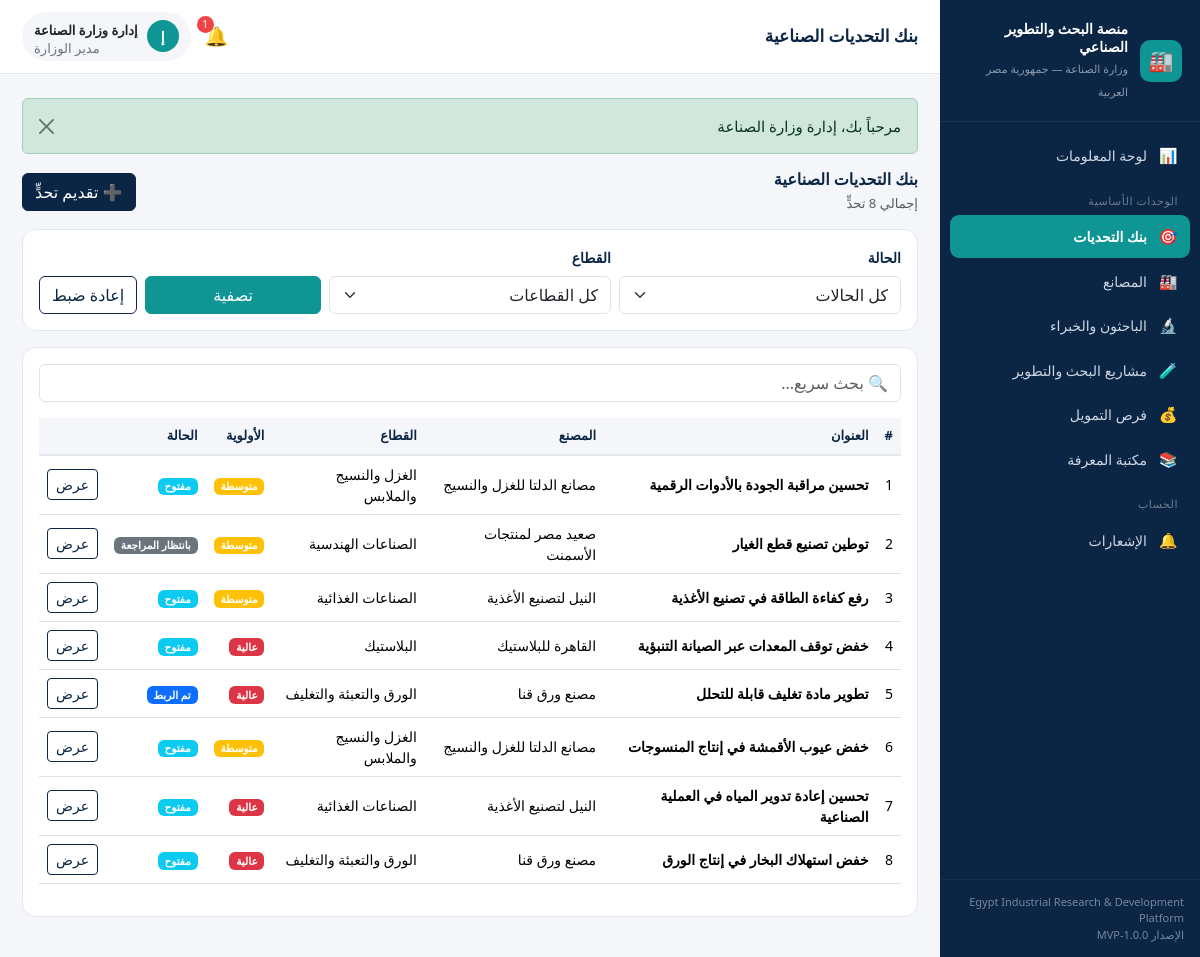
The app's page /public/challenge (signed in) with its own data.
### tables this page shows
CREATE TABLE `challenges` (
  `id`               INT UNSIGNED NOT NULL AUTO_INCREMENT,
  `factory_id`       INT UNSIGNED NULL,
  `created_by`       INT UNSIGNED NULL,
  `title`            VARCHAR(220) NOT NULL,
  `description`      TEXT NOT NULL,
  `sector_id`        INT UNSIGNED NULL,
  `priority`         ENUM('low','medium','high') NOT NULL DEFAULT 'medium',
  `expected_impact`  TEXT NULL,
  `needed_expertise` TEXT NULL,
  `status`           ENUM('pending','open','under_review','matched','in_progress','solved','rejected') NOT NULL DEFAULT 'pending',
  `created_at`       DATETIME NOT NULL DEFAULT CURRENT_TIMESTAMP,
  `updated_at`       DATETIME NULL,
  PRIMARY KEY (`id`),
  KEY `idx_ch_status` (`status`),
  KEY `idx_ch_sector` (`sector_id`),
  KEY `idx_ch_factory` (`factory_id`),
  CONSTRAINT `fk_ch_factory` FOREIGN KEY (`factory_id`) REFERENCES `factories`(`id`) ON DELETE SET NULL,
  CONSTRAINT `fk_ch_user` FOREIGN KEY (`created_by`) REFERENCES `users`(`id`) ON DELETE SET NULL,
  CONSTRAINT `fk_ch_sector` FOREIGN KEY (`sector_id`) REFERENCES `sectors`(`id`) ON DELETE SET NULL
);

CREATE TABLE `factories` (
  `id`                  INT UNSIGNED NOT NULL AUTO_INCREMENT,
  `user_id`             INT UNSIGNED NULL,
  `name`                VARCHAR(190) NOT NULL,
  `sector_id`           INT UNSIGNED NULL,
  `governorate_id`      INT UNSIGNED NULL,
  `contact_person`      VARCHAR(150) NULL,
  `email`               VARCHAR(190) NULL,
  `phone`               VARCHAR(40)  NULL,
  `products`            TEXT NULL,
  `main_challenges`     TEXT NULL,
  `energy_usage_level`  ENUM('low','medium','high') NOT NULL DEFAULT 'medium',
  `production_capacity` VARCHAR(190) NULL,
  `created_at`          DATETIME NOT NULL DEFAULT CURRENT_TIMESTAMP,
  PRIMARY KEY (`id`),
  KEY `idx_factories_sector` (`sector_id`),
  KEY `idx_factories_gov` (`governorate_id`),
  KEY `idx_factories_user` (`user_id`),
  CONSTRAINT `fk_factories_user` FOREIGN KEY (`user_id`) REFERENCES `users`(`id`) ON DELETE SET NULL,
  CONSTRAINT `fk_factories_sector` FOREIGN KEY (`sector_id`) REFERENCES `sectors`(`id`) ON DELETE SET NULL,
  CONSTRAINT `fk_factories_gov` FOREIGN KEY (`governorate_id`) REFERENCES `governorates`(`id`) ON DELETE SET NULL
);

CREATE TABLE `sectors` (
  `id`      INT UNSIGNED NOT NULL AUTO_INCREMENT,
  `name_ar` VARCHAR(120) NOT NULL,
  `name_en` VARCHAR(120) NULL,
  PRIMARY KEY (`id`)
);

### app/controllers/ChallengeController.php (called while the page is built, shortened)
<?php
class ChallengeController extends Controller
{
    public function index(): void
    {
        $challengeM = $this->model('Challenge');
        $filters = [];
        $this->view('challenges/index', [
            'challenges' => $challengeM->allWithRefs($filters),
            'sectors'    => $this->model('Sector')->all(),
            'filters'    => $filters,
        ]);
    }
}

### app/core/Router.php (called while the page is built, shortened)
<?php
class Router
{
    public function dispatch(): void
    {
        $url = $this->parseUrl();
        $action         = !empty($url[1]) ? $url[1] : 'index';
        $params         = array_slice($url, 2);
        $controller = new $controllerName();
        call_user_func_array([$controller, $action], $params);
    }
    private function parseUrl(): array
    {
        $url = $_GET['url'] ?? '';
        $url = rtrim($url, '/');
        $url = filter_var($url, FILTER_SANITIZE_URL);
        return explode('/', $url);
    }
}

### public/index.php (called while the page is built, shortened)
<?php
require_once APP_PATH . '/core/Database.php';
require_once APP_PATH . '/core/Model.php';
require_once APP_PATH . '/core/Router.php';
require_once APP_PATH . '/helpers/functions.php';
require_once APP_PATH . '/helpers/Auth.php';
$router = new Router();
$router->dispatch();

### app/helpers/Auth.php (called while the page is built, shortened)
<?php
class Auth
{
    public static function user(): ?array
    {
        return $_SESSION['user'] ?? null;
    }
    public static function id(): ?int
    {
        return $_SESSION['user']['id'] ?? null;
    }
    public static function role(): ?string
    {
        return $_SESSION['user']['role'] ?? null;
    }
    public static function isAdmin(): bool
    {
        return self::role() === 'admin';
    }
    public static function roleLabel(?string $role = null): string
    {
        $role = $role ?? self::role();
        return [
            'admin'      => 'مدير الوزارة',
            'factory'    => 'مصنع',
            'researcher' => 'باحث / جامعة',
            'expert'     => 'خبير / استشاري',
            'investor'   => 'مستثمر / جهة تمويل',
        ][$role] ?? $role ?? '';
    }
}

### app/core/Model.php (called while the page is built, shortened)
<?php
abstract class Model
{
    protected PDO $db;
    protected string $table = '';
    public function __construct()
    {
        $this->db = Database::getConnection();
    }
    protected function query(string $sql, array $params = []): array
    {
        $stmt = $this->db->prepare($sql);
        $stmt->execute($params);
        return $stmt->fetchAll();
    }
    protected function scalar(string $sql, array $params = [])
    {
        $stmt = $this->db->prepare($sql);
        $stmt->execute($params);
        return $stmt->fetchColumn();
    }
    public function count(string $where = '', array $params = []): int
    {
        $sql = "SELECT COUNT(*) FROM {$this->table}";
        if ($where !== '') {
            $sql .= " WHERE {$where}";
        }
        return (int) $this->scalar($sql, $params);
    }
}

### app/core/Database.php (called while the page is built)
<?php
class Database
{
    private static ?PDO $instance = null;
    public static function getConnection(): PDO
    {
        if (self::$instance === null) {
            $dsn = sprintf(
                'mysql:host=%s;port=%s;dbname=%s;charset=%s',
                DB_HOST,
                DB_PORT,
                DB_NAME,
                DB_CHARSET
            );
            $options = [
                PDO::ATTR_ERRMODE            => PDO::ERRMODE_EXCEPTION,
                PDO::ATTR_DEFAULT_FETCH_MODE => PDO::FETCH_ASSOC,
                PDO::ATTR_EMULATE_PREPARES   => false,
            ];
            try {
                self::$instance = new PDO($dsn, DB_USER, DB_PASS, $options);
                self::$instance->exec("SET NAMES utf8mb4 COLLATE utf8mb4_unicode_ci");
            } catch (PDOException $e) {
                if (APP_DEBUG) {
                    die('Database connection failed: ' . $e->getMessage());
                }
                die('تعذّر الاتصال بقاعدة البيانات. يرجى مراجعة الإعدادات.');
            }
        }
        return self::$instance;
    }
}

### app/models/Challenge.php (called while the page is built, shortened)
<?php
class Challenge extends Model
{
    public function allWithRefs(array $filters = []): array
    {
        $sql = "SELECT c.*, s.name_ar AS sector_name, f.name AS factory_name
                FROM challenges c
                LEFT JOIN sectors s ON s.id = c.sector_id
                LEFT JOIN factories f ON f.id = c.factory_id";
        $params = [];
        $sql .= ' ORDER BY c.id DESC';
        return $this->query($sql, $params);
    }
}

### app/models/Notification.php (called while the page is built, shortened)
<?php
class Notification extends Model
{
    public function unreadCount(int $userId): int
    {
        return $this->count('user_id = ? AND is_read = 0', [$userId]);
    }
}

### app/views/challenges/index.php (the view, shortened to what this page needs)
<?php
$pageTitle = 'بنك التحديات الصناعية';
?>
<div class="page-head d-flex justify-content-between align-items-center mb-3">
    <div>
        <h2 class="section-title mb-1">بنك التحديات الصناعية</h2>
        <p class="text-muted small mb-0">إجمالي <?= count($challenges) ?> تحدٍّ</p>
    </div>
    <?php if (Auth::isAdmin() || Auth::is('factory')): ?>
        <a href="<?= url('challenge/create') ?>" class="btn btn-primary">➕ تقديم تحدٍّ</a>
    <?php endif; ?>
</div>
<div class="card mb-3">
    <div class="card-body">
        <form method="get" action="<?= url('challenge') ?>" class="row g-2 align-items-end">
            <div class="col-md-4">
                <label class="form-label small">الحالة</label>
                <select name="status" class="form-select">
                    <option value="">كل الحالات</option>
                </select>
            </div>
            <div class="col-md-4">
                <label class="form-label small">القطاع</label>
                <select name="sector_id" class="form-select">
                    <option value="">كل القطاعات</option>
                </select>
            </div>
            <div class="col-md-4 d-flex gap-2">
                <button class="btn btn-teal flex-grow-1">تصفية</button>
                <a href="<?= url('challenge') ?>" class="btn btn-outline-navy">إعادة ضبط</a>
            </div>
        </form>
    </div>
</div>
<div class="card">
    <div class="card-body">
        <input type="text" class="form-control mb-3" placeholder="🔍 بحث سريع..." data-table-filter="#challengesTable">
        <div class="table-responsive">
        <table class="table align-middle" id="challengesTable">
            <thead><tr><th>#</th><th>العنوان</th><th>المصنع</th><th>القطاع</th><th>الأولوية</th><th>الحالة</th><th></th></tr></thead>
            <tbody>
            <?php if (empty($challenges)): ?>
                <tr><td colspan="7"><div class="empty-state p-4"><div class="ico">🎯</div><p>لا توجد تحديات مطابقة.</p></div></td></tr>
            <?php else: foreach ($challenges as $i => $c): ?>
                <tr>
                    <td><?= $i + 1 ?></td>
                    <td><strong><?= e($c['title']) ?></strong></td>
                    <td><?= e($c['factory_name'] ?? '—') ?></td>
                    <td><?= e($c['sector_name'] ?? '—') ?></td>
                    <td><span class="badge bg-<?= priority_color($c['priority']) ?>"><?= e(priority_label($c['priority'])) ?></span></td>
                    <td><span class="badge bg-<?= challenge_status_color($c['status']) ?>"><?= e(challenge_status_label($c['status'])) ?></span></td>
                    <td><a href="<?= url('challenge/show/' . $c['id']) ?>" class="btn btn-outline-navy btn-sm">عرض</a></td>
                </tr>
            <?php endforeach; endif; ?>
            </tbody>
        </table>
        </div>
    </div>
</div>

### app/views/partials/topbar.php (shortened to what this page needs)
<?php
$u = Auth::user();
$initial = mb_substr($u['name'] ?? '؟', 0, 1, 'UTF-8');
require_once APP_PATH . '/models/Notification.php';
$unread = (new Notification())->unreadCount(Auth::id());
$pt = $pageTitle ?? 'لوحة المعلومات';
?>
<header class="topbar">
    <div class="d-flex align-items-center gap-2">
        <h1 class="page-title"><?= e($pt) ?></h1>
    </div>
    <div class="topbar-actions">
        <a href="<?= url('notification') ?>" class="bell" title="الإشعارات">
            🔔
            <?php if ($unread > 0): ?>
                <span class="count"><?= $unread > 99 ? '99+' : $unread ?></span>
            <?php endif; ?>
        </a>
        <div class="dropdown">
            <a href="#" class="user-chip text-decoration-none text-dark" data-bs-toggle="dropdown" aria-expanded="false">
                <span class="avatar"><?= e($initial) ?></span>
                <span class="d-none d-md-block text-end">
                    <strong style="font-size:13px"><?= e($u['name']) ?></strong>
                    <small><?= e(Auth::roleLabel()) ?></small>
                </span>
            </a>
        </div>
    </div>
</header>

### public/assets/css/style.css (style rules this page uses)
:root { --eg-navy: #0b2545; --eg-navy-700: #13315c; --eg-teal: #0e9594; --eg-teal-600: #0c807f; --eg-light: #f4f6f9; --eg-gray: #e3e8ef; --eg-text: #1f2937; --eg-muted: #6b7280; --eg-white: #ffffff; --sidebar-w: 260px; }
* { box-sizing: border-box; }
body { font-family: "Segoe UI", "Tahoma", "Cairo", system-ui, -apple-system, sans-serif; background: var(--eg-light); color: var(--eg-text); margin: 0; font-size: 15px; }
a { text-decoration: none; }
.topbar { background: var(--eg-white); border-bottom: 1px solid var(--eg-gray); padding: 12px 22px; display: flex; align-items: center; justify-content: space-between; position: sticky; top: 0; z-index: 1020; }
.topbar .page-title { font-size: 17px; font-weight: 700; color: var(--eg-navy); margin: 0; }
.topbar .topbar-actions { display: flex; align-items: center; gap: 14px; }
.user-chip { display: flex; align-items: center; gap: 9px; background: var(--eg-light); padding: 6px 12px; border-radius: 30px; }
.user-chip .avatar { width: 32px; height: 32px; border-radius: 50%; background: var(--eg-teal); color: #fff; display: flex; align-items: center; justify-content: center; font-weight: 700; font-size: 14px; }
.user-chip small { color: var(--eg-muted); display: block; line-height: 1.1; }
.bell { position: relative; color: var(--eg-navy); font-size: 19px; }
.bell .count { position: absolute; top: -6px; left: -8px; background: #ef4444; color: #fff; font-size: 10px; border-radius: 10px; padding: 1px 5px; min-width: 17px; text-align: center; }
.card { border: 1px solid var(--eg-gray); border-radius: 14px; }
.section-title { font-size: 16px; font-weight: 700; color: var(--eg-navy); margin: 0; }
.btn-primary { background: var(--eg-navy); border-color: var(--eg-navy); }
.btn-teal { background: var(--eg-teal); border-color: var(--eg-teal); color: #fff; }
.btn-outline-navy { color: var(--eg-navy); border-color: var(--eg-navy); }
.table thead th { background: var(--eg-light); color: var(--eg-navy); font-size: 13px; border-bottom: 2px solid var(--eg-gray); }
.table td { vertical-align: middle; font-size: 14px; }
.form-label { font-weight: 600; font-size: 14px; color: var(--eg-navy); }

### records on screen
challenges: id "1", title "خفض استهلاك البخار في إنتاج الورق", factory.name "مصنع ورق قنا", sector.name_ar "الورق والتعبئة والتغليف", priority "عالية", status "مفتوح"
challenges: title "تحسين مراقبة الجودة بالأدوات الرقمية", factory.name "مصانع الدلتا للغزل والنسيج", sector.name_ar "الغزل والنسيج والملابس", priority "متوسطة", status "مفتوح"
challenges: title "توطين تصنيع قطع الغيار", factory.name "صعيد مصر لمنتجات الأسمنت", sector.name_ar "الصناعات الهندسية", priority "متوسطة", status "بانتظار المراجعة"
challenges: title "رفع كفاءة الطاقة في تصنيع الأغذية", factory.name "النيل لتصنيع الأغذية", sector.name_ar "الصناعات الغذائية", priority "متوسطة", status "مفتوح"
challenges: title "خفض توقف المعدات عبر الصيانة التنبؤية", factory.name "القاهرة للبلاستيك", sector.name_ar "البلاستيك", priority "عالية", status "مفتوح"
challenges: title "تطوير مادة تغليف قابلة للتحلل", factory.name "مصنع ورق قنا", sector.name_ar "الورق والتعبئة والتغليف", priority "عالية", status "تم الربط"
challenges: title "خفض عيوب الأقمشة في إنتاج المنسوجات", factory.name "مصانع الدلتا للغزل والنسيج", sector.name_ar "الغزل والنسيج والملابس", priority "متوسطة", status "مفتوح"
challenges: title "تحسين إعادة تدوير المياه في العملية الصناعية", factory.name "النيل لتصنيع الأغذية", sector.name_ar "الصناعات الغذائية", priority "عالية", status "مفتوح"

### other values on screen
APP_NAME_EN "Egypt Industrial Research & Development Platform"
APP_VERSION "1.0.0-MVP"
$pt "بنك التحديات الصناعية"
$initial "إ"
$u['name'] "إدارة وزارة الصناعة"
Auth::roleLabel() "مدير الوزارة"
$msg "مرحباً بك، إدارة وزارة الصناعة"
